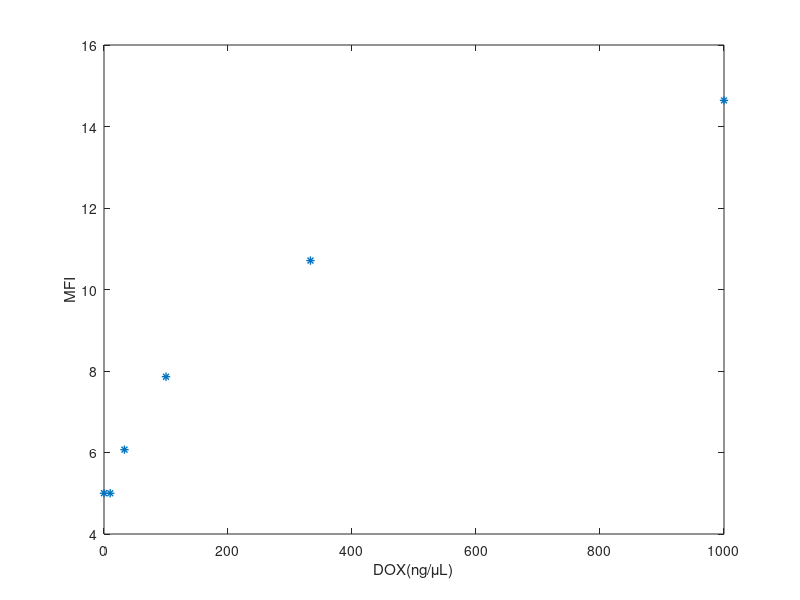

Here is the MATLAB script that generated this plot:
%DOX_GFP2.m

x=[0,10,33,100,333,1000]
y=[5,5,6.07,7.86,10.71,14.64]
plot(x, y, '*', 'linewidth', 1)
xlabel('DOX(ng/μL)')
ylabel('MFI')